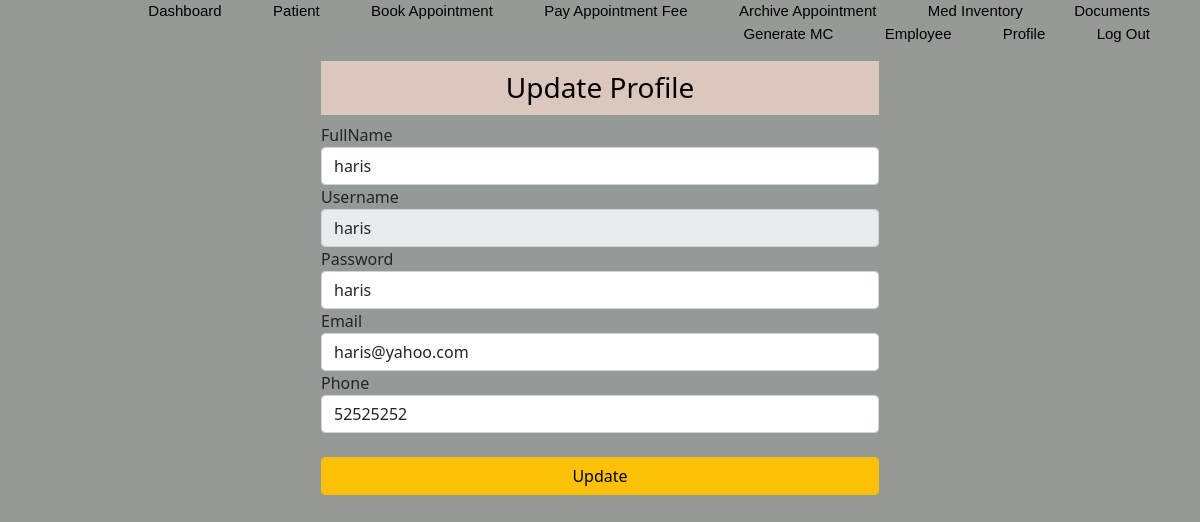
The page /Clinic/profileadmin.php (signed in) on the database its author committed.
### tables this page shows
CREATE TABLE `employee` (
  `EMP_ID` int(11) NOT NULL,
  `EMP_FULLNAME` varchar(200) NOT NULL,
  `EMP_USERNAME` varchar(200) NOT NULL,
  `EMP_PASSWORD` varchar(200) NOT NULL,
  `EMP_PHONE` int(200) NOT NULL,
  `EMP_EMAIL` varchar(200) NOT NULL,
  `EMP_POS` varchar(10) NOT NULL
);

### Clinic/profileadmin.php (the view, shortened to what this page needs)
<!DOCTYPE html>
<html lang="en" dir="ltr">
<?php
include 'function.php';
      include("headeradmin.php"); ?>
  <head>
    <link rel="stylesheet" href="style.css">
  </head>
  <body id="body">
    <div class="container">
      <div class="col-md-12 d-flex justify-content-center">
        <div class="col-md-6">
          <center><h3 id="myHeader">Update Profile</h3></center>
          <form class="" action="functionadmin.php" method="POST">
            ?><?php
$query = $conn->query("SELECT * FROM employee WHERE EMP_USERNAME='".$_SESSION['employee']."'") ;
            while($fetch = $query->fetch_assoc()){ ?>
              <label>FullName </label>
              <input type="text" name="EMP_FULLNAME" value="<?php echo $fetch['EMP_FULLNAME']; ?>" class="form-control" required>
              <label>Username </label>
              <input type="text" name="EMP_USERNAME" value="<?php echo $fetch['EMP_USERNAME']; ?>" class="form-control" disabled>
              <label>Password </label>
              <input type="text" name="EMP_PASSWORD" value="<?php echo $fetch['EMP_PASSWORD']; ?>" class="form-control" required>
              <label>Email </label>
              <input type="email" name="EMP_EMAIL" value="<?php echo $fetch['EMP_EMAIL']; ?>" class="form-control" required>
              <label>Phone </label>
              <input type="number" name="EMP_PHONE" value="<?php echo $fetch['EMP_PHONE']; ?>" class="form-control" required>
      <?php  }  ?>
            <br>
            <input type="submit" name="update_profile_btn" class="btn btn-warning form-control" value="Update">
          </form>
        </div>
      </div>
    </div>
  </body>
</html>

### Clinic/style.css (style rules this page uses)
* { margin: 0; padding: 0; box-sizing: border-box; }

### Clinic/headeradmin.php (style rules this page uses)
#myHeader { background-color: #DCC7BE; color: black; padding:10px; text-align: center; }

### Clinic/profileadmin.php (style rules this page uses)
body { background-color: #969A97; }

### rows shown on the page
employee: EMP_FULLNAME "haris", EMP_USERNAME "haris", EMP_PASSWORD "haris", EMP_EMAIL "haris@yahoo.com", EMP_PHONE "52525252"
